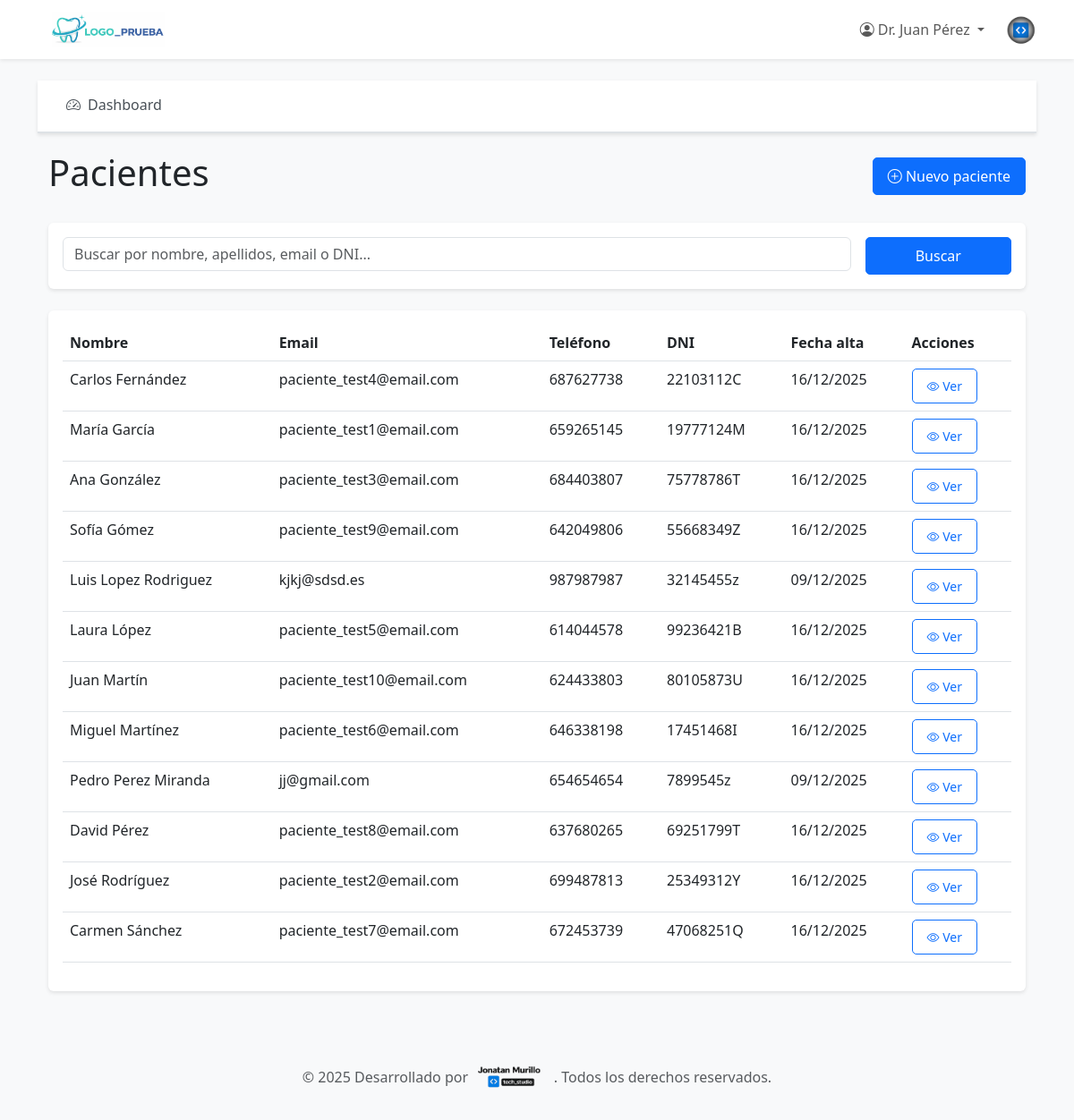
Page /panel/pacientes (signed in) on the committed database.
### app/models.py (models this page shows, shortened)
class User(UserMixin, db.Model):
    __tablename__ = 'users'
    id = db.Column(db.Integer, primary_key=True)
    nombre = db.Column(db.String(100), nullable=False)
    email = db.Column(db.String(120), unique=True, nullable=False, index=True)
    password_hash = db.Column(db.String(255), nullable=False)
    rol = db.Column(db.String(50), nullable=False)  # admin, recepcionista, dentista, auxiliar, comercial
    activo = db.Column(db.Boolean, default=True, nullable=False)
    fecha_creacion = db.Column(db.DateTime, default=datetime.utcnow)
    appointments_as_dentist = db.relationship('Appointment', foreign_keys='Appointment.dentist_id', backref='dentist', lazy='dynamic')
    treatment_plans = db.relationship('TreatmentPlan', backref='dentist_user', lazy='dynamic')
    def is_admin(self):
        return self.rol == 'admin'
    def is_dentist(self):
        return self.rol == 'dentist'
    def is_recepcionista(self):
        return self.rol == 'recepcionista'

class Patient(db.Model):
    __tablename__ = 'patients'
    id = db.Column(db.Integer, primary_key=True)
    nombre = db.Column(db.String(100), nullable=False)
    apellidos = db.Column(db.String(100), nullable=False)
    email = db.Column(db.String(120), unique=True, nullable=False, index=True)
    telefono = db.Column(db.String(20))
    fecha_nacimiento = db.Column(db.Date)
    direccion = db.Column(db.Text)
    dni = db.Column(db.String(20), unique=True, index=True)
    fecha_alta = db.Column(db.DateTime, default=datetime.utcnow, nullable=False)
    notas_generales = db.Column(db.Text)
    password_hash = db.Column(db.String(255))  # Para login de pacientes
    activo = db.Column(db.Boolean, default=True, nullable=False)
    appointments = db.relationship('Appointment', backref='patient', lazy='dynamic', cascade='all, delete-orphan')
    clinical_records = db.relationship('ClinicalRecord', backref='patient', lazy='dynamic', cascade='all, delete-orphan')
    odontograms = db.relationship('Odontogram', backref='patient', lazy='dynamic', cascade='all, delete-orphan')
    treatment_plans = db.relationship('TreatmentPlan', backref='patient', lazy='dynamic', cascade='all, delete-orphan')
    invoices = db.relationship('Invoice', backref='patient', lazy='dynamic', cascade='all, delete-orphan')
    notifications = db.relationship('Notification', backref='patient', lazy='dynamic', cascade='all, delete-orphan')
    def nombre_completo(self):
        return f"{self.nombre} {self.apellidos}"

### app/routes_panel.py (the view, shortened to what this page needs)
@bp.route('/pacientes')
@login_required
@role_required('admin', 'recepcionista', 'dentista')
def pacientes_list():
    search = request.args.get('search', '')
    page = request.args.get('page', 1, type=int)
    query = Patient.query.filter_by(activo=True)
    pacientes = query.order_by(Patient.apellidos, Patient.nombre).paginate(
        page=page, per_page=20, error_out=False
    )
    return render_template('panel/pacientes/list.html', pacientes=pacientes, search=search)

### app/models.py (called while the page is built)
    @classmethod
    def get_settings(cls):
        settings = cls.query.first()
        if not settings:
            settings = cls(nombre_clinica='Clínica Dental')
            db.session.add(settings)
            db.session.commit()
        return settings

### app/routes_auth.py (called while the page is built)
def role_required(*roles):
    def decorator(f):
        @wraps(f)
        @login_required
        def decorated_function(*args, **kwargs):
            if current_user.rol not in roles:
                flash('No tienes permisos para acceder a esta página.', 'error')
                return redirect(url_for('panel.dashboard'))
            return f(*args, **kwargs)
        return decorated_function
    return decorator

### templates/panel/pacientes/list.html (shortened to what this page needs)
{% extends "panel/base.html" %}
{% block panel_content %}
<div class="d-flex justify-content-between align-items-center mb-4">
    <h1>Pacientes</h1>
    <a href="{{ url_for('panel.paciente_new') }}" class="btn btn-primary">
        <i class="bi bi-plus-circle"></i> Nuevo paciente
    </a>
</div>
<div class="card mb-4">
    <div class="card-body">
        <form method="GET" class="row g-3">
            <div class="col-md-10">
                <input type="text" class="form-control" name="search" placeholder="Buscar por nombre, apellidos, email o DNI..." value="{{ search }}">
            </div>
            <div class="col-md-2">
                <button type="submit" class="btn btn-primary w-100">Buscar</button>
            </div>
        </form>
    </div>
</div>
<div class="card">
    <div class="card-body">
        {% if pacientes.items %}
        <div class="table-responsive">
            <table class="table table-hover">
                <thead>
                    <tr>
                        <th>Nombre</th>
                        <th>Email</th>
                        <th>Teléfono</th>
                        <th>DNI</th>
                        <th>Fecha alta</th>
                        <th>Acciones</th>
                    </tr>
                </thead>
                <tbody>
                    {% for paciente in pacientes.items %}
                    <tr>
                        <td>{{ paciente.nombre_completo() }}</td>
                        <td>{{ paciente.email }}</td>
                        <td>{{ paciente.telefono or '-' }}</td>
                        <td>{{ paciente.dni or '-' }}</td>
                        <td>{{ paciente.fecha_alta.strftime('%d/%m/%Y') }}</td>
                        <td>
                            <a href="{{ url_for('panel.paciente_detail', patient_id=paciente.id) }}" class="btn btn-sm btn-outline-primary">
                                <i class="bi bi-eye"></i> Ver
                            </a>
                        </td>
                    </tr>
                    {% endfor %}
                </tbody>
            </table>
        </div>
        {% else %}
        <p class="text-muted">No se encontraron pacientes.</p>
        {% endif %}
    </div>
</div>
{% endblock %}

### templates/panel/base.html (shortened to what this page needs)
{% extends "base.html" %}
{% block content %}
<nav class="panel-nav">
    <div class="container-fluid">
        <ul class="nav w-100">
            <li class="nav-item">
                <a class="nav-link {% if request.endpoint == 'panel.dashboard' %}active{% endif %}" href="{{ url_for('panel.dashboard') }}">
                    <i class="bi bi-speedometer2"></i> Dashboard
                </a>
            </li>
        </ul>
    </div>
</nav>
<div class="container-fluid">
    {% block panel_content %}{% endblock %}
</div>
{% endblock %}

### templates/base.html (shortened to what this page needs)
<!DOCTYPE html>
<html lang="es">
<head>
    <link href="https://cdn.jsdelivr.net/npm/bootstrap@5.3.0/dist/css/bootstrap.min.css" rel="stylesheet">
    <link rel="stylesheet" href="https://cdn.jsdelivr.net/npm/bootstrap-icons@1.11.0/font/bootstrap-icons.css">
    <link rel="stylesheet" href="{{ url_for('static', filename='css/style.css') }}">
</head>
<body>
    <nav class="navbar navbar-expand-lg navbar-light bg-white shadow-sm">
        <div class="container">
            <a class="navbar-brand d-flex align-items-center" href="{{ url_for('public.index') }}">
                <img src="{{ url_for('static', filename='logo.png') }}" alt="Clínica Dental" height="40" class="me-2">
            </a>
            <div class="collapse navbar-collapse" id="navbarNav">
                <ul class="navbar-nav ms-auto align-items-center">
                    {% if current_user.is_authenticated %}
                        {% if current_user.__class__.__name__ == 'User' %}
                            <li class="nav-item dropdown">
                                <a class="nav-link dropdown-toggle" href="#" id="navbarDropdown" role="button" data-bs-toggle="dropdown">
                                    <i class="bi bi-person-circle"></i> {{ current_user.nombre }}
                                </a>
                            </li>
                            <li class="nav-item d-flex align-items-center ms-3">
                                <img src="{{ url_for('static', filename='logo_jm.png') }}"
                                     alt="JM"
                                     height="35"
                                     class="logo-ayuda"
                                     style="cursor: pointer;"
                                     data-bs-target="#modalAyuda"
                                     title="¿Necesitas ayuda?"
                                     onclick="var modal = new bootstrap.Modal(document.getElementById('modalAyuda')); modal.show();">
                            </li>
                        {% endif %}
                    {% endif %}
                </ul>
            </div>
        </div>
    </nav>
    <main class="{% block main_class %}container my-4{% endblock %}">
        {% block content %}{% endblock %}
    </main>
    <footer class="bg-light mt-5 py-4">
        <div class="container text-center">
            <p class="mb-0 text-muted d-flex align-items-center justify-content-center gap-2 flex-wrap">
                &copy; 2025 Desarrollado por
                <img src="{{ url_for('static', filename='logo_pie.png') }}" alt="Desarrollado por" height="40" class="align-middle" style="margin-top: 8px;">
                . Todos los derechos reservados.
            </p>
        </div>
    </footer>
</body>
</html>

### static/css/style.css (style rules this page uses)
:root { --primary-color: #0d6efd; --secondary-color: #6c757d; --success-color: #198754; --danger-color: #dc3545; --warning-color: #ffc107; --light-bg: #f8f9fa; }
body { font-family: 'Segoe UI', Tahoma, Geneva, Verdana, sans-serif; background-color: var(--light-bg); }
.navbar-brand { font-weight: bold; font-size: 1.5rem; }
.card { border: none; box-shadow: 0 2px 4px rgba(0,0,0,0.1); margin-bottom: 20px; }
.btn { border-radius: 5px; padding: 8px 16px; }
.btn-primary { background-color: var(--primary-color); border-color: var(--primary-color); }
.table { background-color: #fff; }
.table thead { background-color: var(--light-bg); }
footer { margin-top: auto; }

### templates/panel/base.html (style rules this page uses)
.panel-nav { background-color: #fff; border-bottom: 2px solid #dee2e6; box-shadow: 0 2px 4px rgba(0,0,0,0.1); margin-bottom: 20px; }
.panel-nav .nav { display: flex; align-items: center; flex-wrap: wrap; padding: 0; margin: 0; }
.panel-nav .nav-item { list-style: none; }
.panel-nav .nav-link { color: #495057; padding: 15px 20px; font-weight: 500; border-bottom: 3px solid transparent; transition: all 0.3s; display: flex; align-items: center; gap: 8px; text-decoration: none; }

### rows in the picture
User: nombre "Dr. Juan Pérez"
Patient: nombre_completo "Carlos Fernández", email "paciente_test4@email.com", telefono "687627738", dni "22103112C", fecha_alta "16/12/2025"
Patient: nombre_completo "María García", email "paciente_test1@email.com", telefono "659265145", dni "19777124M", fecha_alta "16/12/2025"
Patient: nombre_completo "Ana González", email "paciente_test3@email.com", telefono "684403807", dni "75778786T", fecha_alta "16/12/2025"
Patient: nombre_completo "Sofía Gómez", email "paciente_test9@email.com", telefono "642049806", dni "55668349Z", fecha_alta "16/12/2025"
Patient: nombre_completo "Luis Lopez Rodriguez", email "kjkj@sdsd.es", telefono "987987987", dni "32145455z", fecha_alta "09/12/2025"
Patient: nombre_completo "Laura López", email "paciente_test5@email.com", telefono "614044578", dni "99236421B", fecha_alta "16/12/2025"
Patient: nombre_completo "Juan Martín", email "paciente_test10@email.com", telefono "624433803", dni "80105873U", fecha_alta "16/12/2025"
Patient: nombre_completo "Miguel Martínez", email "paciente_test6@email.com", telefono "646338198", dni "17451468I", fecha_alta "16/12/2025"
Patient: nombre_completo "Pedro Perez Miranda", email "jj@gmail.com", telefono "654654654", dni "7899545z", fecha_alta "09/12/2025"
Patient: nombre_completo "David Pérez", email "paciente_test8@email.com", telefono "637680265", dni "69251799T", fecha_alta "16/12/2025"
Patient: nombre_completo "José Rodríguez", email "paciente_test2@email.com", telefono "699487813", dni "25349312Y", fecha_alta "16/12/2025"
Patient: nombre_completo "Carmen Sánchez", email "paciente_test7@email.com", telefono "672453739", dni "47068251Q", fecha_alta "16/12/2025"
